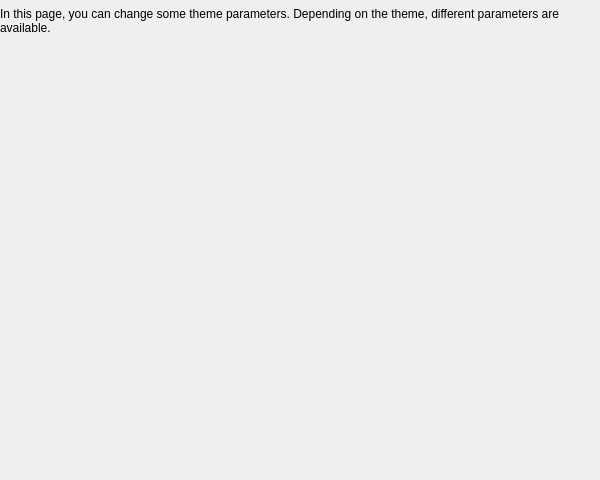
<ui version="4.0" stdsetdef="1" >
  <author></author>
  <comment></comment>
  <exportmacro></exportmacro>
  <class>ThemeParametersPage</class>
  <widget class="QWidget" name="ThemeParametersPage" >
    <property name="geometry" >
      <rect>
        <x>0</x>
        <y>0</y>
        <width>600</width>
        <height>480</height>
      </rect>
    </property>
    <layout class="QGridLayout" >
      <property name="margin" >
        <number>0</number>
      </property>
      <item rowspan="1" row="0" column="0" colspan="2" >
        <widget class="QLabel" name="textLabel1" >
          <property name="sizePolicy" >
            <sizepolicy>
              <hsizetype>5</hsizetype>
              <vsizetype>0</vsizetype>
              <horstretch>0</horstretch>
              <verstretch>0</verstretch>
            </sizepolicy>
          </property>
          <property name="text" >
            <string>In this page, you can change some theme parameters. Depending on the theme, different parameters are available.</string>
          </property>
          <property name="alignment" >
            <set>Qt::AlignVCenter</set>
          </property>
          <property name="wordWrap" >
            <bool>true</bool>
          </property>
        </widget>
      </item>
      <item row="2" column="0" >
        <spacer name="spacer2_2_2_2" >
          <property name="sizeHint" >
            <size>
              <width>16</width>
              <height>20</height>
            </size>
          </property>
          <property name="sizeType" >
            <enum>QSizePolicy::Fixed</enum>
          </property>
          <property name="orientation" >
            <enum>Qt::Horizontal</enum>
          </property>
        </spacer>
      </item>
      <item row="2" column="1" >
        <widget class="QFrame" name="content" >
        </widget>
      </item>
      <item row="1" column="1" >
        <spacer name="spacer12" >
          <property name="sizeHint" >
            <size>
              <width>20</width>
              <height>16</height>
            </size>
          </property>
          <property name="sizeType" >
            <enum>QSizePolicy::Fixed</enum>
          </property>
          <property name="orientation" >
            <enum>Qt::Vertical</enum>
          </property>
        </spacer>
      </item>
    </layout>
  </widget>
  <layoutdefault spacing="6" margin="0" />
  <pixmapfunction>qPixmapFromMimeSource</pixmapfunction>
</ui>
